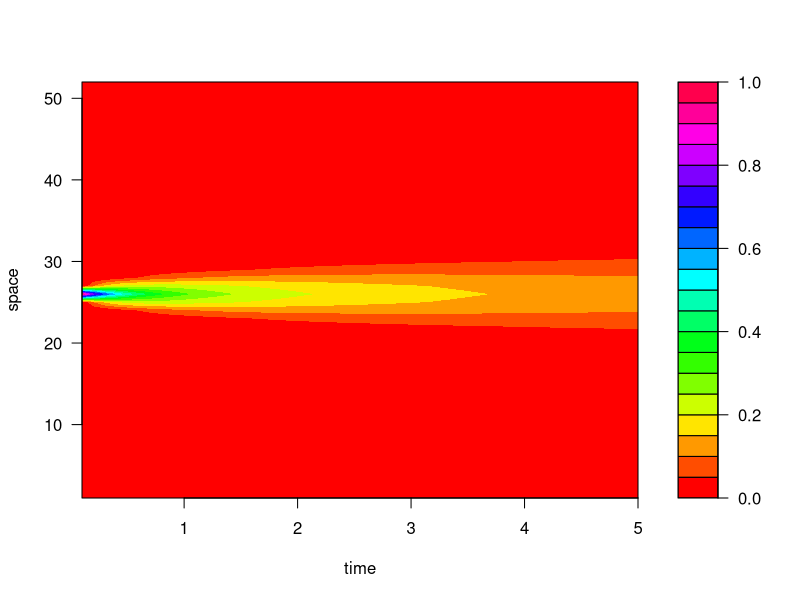

Write the R code that produced this figure.
#Dec 2006, 1D diffusion equation, explicit scheme 



#Constants
L.X<-50 #width of lattice
L.T<-5  #length of time
dx <- 1    #space step
dt <- 0.1   #time step
D<-1             #Diffusion coefficent




N.x<-L.X/dx + 2   #number of space boxes + 2 boundary boxes
N.t<-L.T/dt       #number of time boxes

u<-matrix(0,N.t,N.x)   #grid
u.temp<-rep(0,N.x)     #temporary vector which stores the state of of one timestep

u[1,N.x/2]<-1          #Set the starting and boundary condition, here one value in the middle


for (n in 1:(N.t-1))
{
	for (j in 2:(N.x-1))
	{
		u.temp[j]<-u[n,j]+D*dt/(dx^2)*(u[n,j+1]-2*u[n,j]+u[n,j-1])
	}
	u[n+1,]<-u.temp  
}
		

filled.contour((1:N.t)*dt,(1:N.x)*dx,u,color.palette=rainbow,xlab="time",ylab="space")